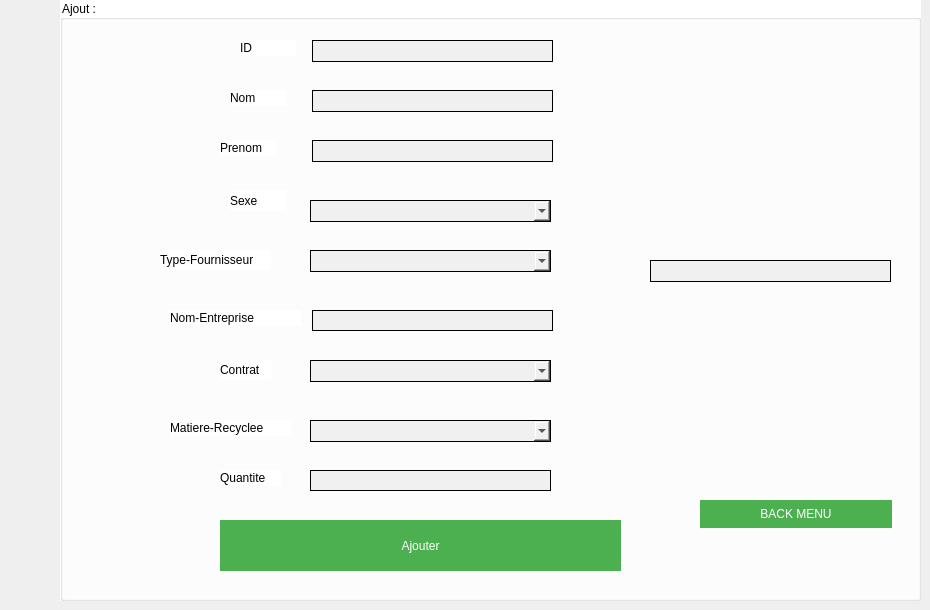
    <widget class="QWidget" name="tab">
     <attribute name="title">
      <string>Ajouter Fournisseur </string>
     </attribute>
     <widget class="QGroupBox" name="groupBox_2">
      <property name="geometry">
       <rect>
        <x>60</x>
        <y>0</y>
        <width>861</width>
        <height>601</height>
       </rect>
      </property>
      <property name="styleSheet">
       <string notr="true">/* Set background color for the entire page */
QWidget {
    background-color: #ffffff; /* White background */
}

/* Style for the QLabel elements */
QLabel {
    color: #000000; /* Black text */
}

/* Style for the QLineEdit elements */
QLineEdit {
    background-color: #f0f0f0; /* Light gray background */
    border: 1px solid #000000; /* Black border */
    padding: 5px; /* Add some padding */
    color: #000000; /* Black text */
}

/* Style for the QComboBox elements */
QComboBox {
    background-color: #f0f0f0; /* Light gray background */
    border: 1px solid #000000; /* Black border */
    color: #000000; /* Black text */
}

/* Style for the QPushButton elements */
QPushButton {
    background-color: #4CAF50; /* Green background */
    color: #ffffff; /* White text */
    border: 1px solid #4CAF50; /* Green border */
    padding: 5px 10px; /* Add padding */
}

/* Style for the QPushButton when hovered */
QPushButton:hover {
    background-color: #45a049; /* Darker green on hover */
    border: 1px solid #45a049; /* Darker green border on hover */
}

/* Style for the QPushButton when pressed */
QPushButton:pressed {
    background-color: #3d8b40; /* Even darker green on press */
    border: 1px solid #3d8b40; /* Even darker green border on press */
}
</string>
      </property>
      <property name="title">
       <string>Ajout :</string>
      </property>
      <widget class="QLabel" name="label">
       <property name="geometry">
        <rect>
         <x>180</x>
         <y>40</y>
         <width>56</width>
         <height>16</height>
        </rect>
       </property>
       <property name="styleSheet">
        <string notr="true">font: 9pt &quot;MS Shell Dlg 2&quot;;</string>
       </property>
       <property name="text">
        <string>ID</string>
       </property>
      </widget>
      <widget class="QLineEdit" name="le_id">
       <property name="geometry">
        <rect>
         <x>252</x>
         <y>40</y>
         <width>241</width>
         <height>22</height>
        </rect>
       </property>
       <property name="styleSheet">
        <string notr="true"/>
       </property>
      </widget>
      <widget class="QLabel" name="label_3">
       <property name="geometry">
        <rect>
         <x>170</x>
         <y>90</y>
         <width>56</width>
         <height>16</height>
        </rect>
       </property>
       <property name="text">
        <string>Nom</string>
       </property>
      </widget>
      <widget class="QLabel" name="label_4">
       <property name="geometry">
        <rect>
         <x>160</x>
         <y>140</y>
         <width>56</width>
         <height>16</height>
        </rect>
       </property>
       <property name="text">
        <string>Prenom</string>
       </property>
      </widget>
      <widget class="QLineEdit" name="le_nom">
       <property name="geometry">
        <rect>
         <x>252</x>
         <y>90</y>
         <width>241</width>
         <height>22</height>
        </rect>
       </property>
       <property name="styleSheet">
        <string notr="true"/>
       </property>
      </widget>
      <widget class="QLineEdit" name="le_prenom">
       <property name="geometry">
        <rect>
         <x>252</x>
         <y>140</y>
         <width>241</width>
         <height>22</height>
        </rect>
       </property>
       <property name="styleSheet">
        <string notr="true"/>
       </property>
      </widget>
      <widget class="QPushButton" name="pb_ajouter">
       <property name="geometry">
        <rect>
         <x>160</x>
         <y>520</y>
         <width>401</width>
         <height>51</height>
        </rect>
       </property>
       <property name="styleSheet">
        <string notr="true"/>
       </property>
       <property name="text">
        <string>Ajouter</string>
       </property>
      </widget>
      <widget class="QLabel" name="label_5">
       <property name="geometry">
        <rect>
         <x>110</x>
         <y>420</y>
         <width>121</width>
         <height>16</height>
        </rect>
       </property>
       <property name="styleSheet">
        <string notr="true">font: 8pt &quot;MS Shell Dlg 2&quot;;
 </string>
       </property>
       <property name="text">
        <string>Matiere-Recyclee</string>
       </property>
      </widget>
      <widget class="QLabel" name="label_6">
       <property name="geometry">
        <rect>
         <x>100</x>
         <y>250</y>
         <width>111</width>
         <height>20</height>
        </rect>
       </property>
       <property name="text">
        <string>Type-Fournisseur</string>
       </property>
      </widget>
      <widget class="QLabel" name="label_7">
       <property name="geometry">
        <rect>
         <x>170</x>
         <y>190</y>
         <width>56</width>
         <height>21</height>
        </rect>
       </property>
       <property name="text">
        <string>Sexe</string>
       </property>
      </widget>
      <widget class="QLabel" name="label_8">
       <property name="geometry">
        <rect>
         <x>110</x>
         <y>310</y>
         <width>131</width>
         <height>16</height>
        </rect>
       </property>
       <property name="text">
        <string>Nom-Entreprise</string>
       </property>
      </widget>
      <widget class="QLabel" name="label_9">
       <property name="geometry">
        <rect>
         <x>160</x>
         <y>360</y>
         <width>51</width>
         <height>20</height>
        </rect>
       </property>
       <property name="text">
        <string>Contrat</string>
       </property>
      </widget>
      <widget class="QLineEdit" name="le_nom_entreprise">
       <property name="geometry">
        <rect>
         <x>252</x>
         <y>310</y>
         <width>241</width>
         <height>21</height>
        </rect>
       </property>
       <property name="styleSheet">
        <string notr="true"/>
       </property>
      </widget>
      <widget class="QComboBox" name="le_type_fournisseur">
       <property name="geometry">
        <rect>
         <x>250</x>
         <y>250</y>
         <width>241</width>
         <height>22</height>
        </rect>
       </property>
       <property name="styleSheet">
        <string notr="true"/>
       </property>
      </widget>
      <widget class="QComboBox" name="le_matiere_recyclee">
       <property name="geometry">
        <rect>
         <x>250</x>
         <y>420</y>
         <width>241</width>
         <height>22</height>
        </rect>
       </property>
       <property name="styleSheet">
        <string notr="true"/>
       </property>
      </widget>
      <widget class="QComboBox" name="le_contrat">
       <property name="geometry">
        <rect>
         <x>250</x>
         <y>360</y>
         <width>241</width>
         <height>22</height>
        </rect>
       </property>
       <property name="styleSheet">
        <string notr="true"/>
       </property>
      </widget>
      <widget class="QComboBox" name="le_sexe">
       <property name="geometry">
        <rect>
         <x>250</x>
         <y>200</y>
         <width>241</width>
         <height>22</height>
        </rect>
       </property>
       <property name="styleSheet">
        <string notr="true"/>
       </property>
      </widget>
      <widget class="QLineEdit" name="le_quantite">
       <property name="geometry">
        <rect>
         <x>250</x>
         <y>470</y>
         <width>241</width>
         <height>21</height>
        </rect>
       </property>
       <property name="styleSheet">
        <string notr="true"/>
       </property>
      </widget>
      <widget class="QLabel" name="label_21">
       <property name="geometry">
        <rect>
         <x>160</x>
         <y>470</y>
         <width>61</width>
         <height>16</height>
        </rect>
       </property>
       <property name="styleSheet">
        <string notr="true">font: 8pt &quot;MS Shell Dlg 2&quot;;
 </string>
       </property>
       <property name="text">
        <string>Quantite</string>
       </property>
      </widget>
      <widget class="QLineEdit" name="lineEdit_rfid">
       <property name="geometry">
        <rect>
         <x>590</x>
         <y>260</y>
         <width>241</width>
         <height>22</height>
        </rect>
       </property>
       <property name="styleSheet">
        <string notr="true"/>
       </property>
      </widget>
      <widget class="QPushButton" name="pb_BackM">
       <property name="geometry">
        <rect>
         <x>640</x>
         <y>500</y>
         <width>192</width>
         <height>28</height>
        </rect>
       </property>
       <property name="text">
        <string>BACK MENU</string>
       </property>
      </widget>
     </widget>
    </widget>
